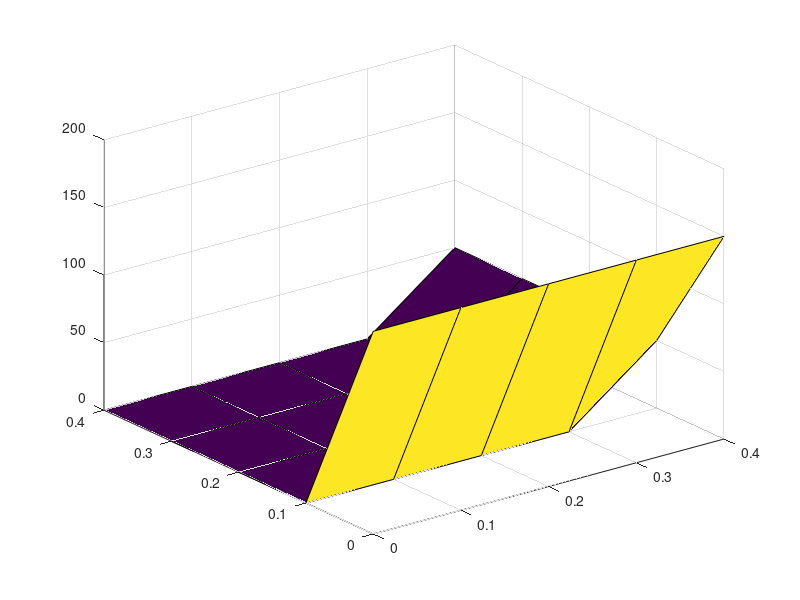

The MATLAB script that drew this image: (Note: this script raises an error after producing the figure.)
% Range intervals:
x_range = 0.4; % m
y_range = 0.4; % m
t_range = 10; % s
% Step intervals:
dx = 0.1;      % m
dy = 0.1;      % m
dt = 0.01;     % s
% Thermic coefficient:
k = 0.23;  % W/mm.ºC
% Specific heat:
c = 897;   % J/kg.ºC
% Volumetric Density;:
d = 2.7*1e-9; % kg/mm³
% Thermic coefficient:
alpha = ( k /(d * c) )*1e-6; %m²/s
% Node amounts:
x_nodes = x_range/dx + 1;
y_nodes = x_range/dy + 1;
t_nodes = t_range/dt + 1;
% 'x-axis', 'y-axis' and 'time' scales:
x_array = linspace(0, x_range, x_nodes);
y_array = linspace(0, y_range, y_nodes);
t_array = linspace(0, t_range, t_nodes);
% Temperature array:
T = zeros(x_nodes, y_nodes, t_nodes);
% Initial temperature conditions:
T(:, y_nodes, :) = 50;
T(1,:,:) = 150;

% Iteration to calculate the temperature distribution:
for t = 2:t_nodes
     
    for j = 2:y_nodes-1
        % Calculate the Temperature on the internal node:
        for i = 1:x_nodes-1
            if (i == 1)
                dTdx = 0;
                % Calculate the Central Diference on the X-axis:
                d2Tdx2 = ( T(i+1,j,t-1) - 2*T(i,j,t-1) + ( T(i+1,j,t-1) - 2*dx*dTdx ) )/ dx^2;
                % Calculate the Central Diference on the Y-axis:
                d2Tdy2 = ( T(i,j+1,t-1) - 2*T(i,j,t-1) + T(i,j-1,t-1) )/ dy^2;
                % Calculate the Temperature variation on the next node:
                dTdt = alpha*dt *( d2Tdx2 + d2Tdy2 ) + T(i,j,t-1);
                % Calculate the Temperature on the next node:
                T(i,j,t) = dTdt;
            else
                % Calculate the Central Diference on the X-axis:
                d2Tdx2 = ( T(i+1,j,t-1) - 2*T(i,j,t-1) + T(i-1,j,t-1) )/ dx^2;
                % Calculate the Central Diference on the Y-axis:
                d2Tdy2 = ( T(i,j+1,t-1) - 2*T(i,j,t-1) + T(i,j-1,t-1) )/ dy^2;
                % Calculate the Temperature on the next node:
                dTdt = alpha*dt*( d2Tdx2 + d2Tdy2 ) + T(i,j,t-1);
                T(i,j,t) = dTdt;
            end
        end
    end
end

% Plot inital chart:
figure;
s = surf(x_array, y_array, T(:,:,1));
s.EdgeColor = 'none';
s.FaceColor = 'interp';
view(2);
xlabel('Comprimento do eixo-x (m)');
ylabel('Comprimento do eixo-y (m)');
zlabel('Temperatura (ºC)');
axis ij;

% Plot final chart:
figure;
s = surf(x_array, y_array, T(:,:,t_nodes-1));
s.EdgeColor = 'none';
s.FaceColor = 'interp';
view(2);
xlabel('Comprimento da barra (m)');
ylabel('Comprimento do eixo-y (m)');
zlabel('Temperatura (ºC)');
axis ij;
